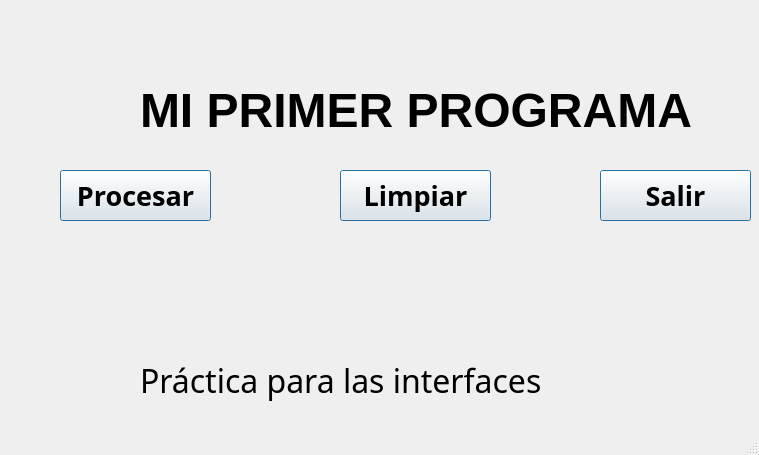
<?xml version="1.0" encoding="UTF-8"?>
<ui version="4.0">
 <class>MainWindow</class>
 <widget class="QMainWindow" name="MainWindow">
  <property name="geometry">
   <rect>
    <x>0</x>
    <y>0</y>
    <width>759</width>
    <height>455</height>
   </rect>
  </property>
  <property name="windowTitle">
   <string>MainWindow</string>
  </property>
  <widget class="QWidget" name="centralwidget">
   <widget class="QLabel" name="lblTitulo">
    <property name="geometry">
     <rect>
      <x>140</x>
      <y>-10</y>
      <width>771</width>
      <height>241</height>
     </rect>
    </property>
    <property name="font">
     <font>
      <pointsize>36</pointsize>
      <weight>75</weight>
      <bold>true</bold>
     </font>
    </property>
    <property name="text">
     <string>MI PRIMER PROGRAMA </string>
    </property>
   </widget>
   <widget class="QPushButton" name="btnProcesar">
    <property name="geometry">
     <rect>
      <x>60</x>
      <y>170</y>
      <width>151</width>
      <height>51</height>
     </rect>
    </property>
    <property name="font">
     <font>
      <family>Berlin Sans FB</family>
      <pointsize>20</pointsize>
      <weight>75</weight>
      <bold>true</bold>
     </font>
    </property>
    <property name="text">
     <string>Procesar</string>
    </property>
    <property name="default">
     <bool>true</bool>
    </property>
   </widget>
   <widget class="QPushButton" name="btnLimpiar">
    <property name="geometry">
     <rect>
      <x>340</x>
      <y>170</y>
      <width>151</width>
      <height>51</height>
     </rect>
    </property>
    <property name="font">
     <font>
      <family>Berlin Sans FB</family>
      <pointsize>20</pointsize>
      <weight>75</weight>
      <bold>true</bold>
     </font>
    </property>
    <property name="text">
     <string>Limpiar</string>
    </property>
    <property name="autoDefault">
     <bool>false</bool>
    </property>
    <property name="default">
     <bool>true</bool>
    </property>
   </widget>
   <widget class="QPushButton" name="btnSalir">
    <property name="geometry">
     <rect>
      <x>600</x>
      <y>170</y>
      <width>151</width>
      <height>51</height>
     </rect>
    </property>
    <property name="font">
     <font>
      <family>Berlin Sans FB</family>
      <pointsize>20</pointsize>
      <weight>75</weight>
      <bold>true</bold>
     </font>
    </property>
    <property name="tabletTracking">
     <bool>false</bool>
    </property>
    <property name="text">
     <string>Salir</string>
    </property>
    <property name="checkable">
     <bool>false</bool>
    </property>
    <property name="default">
     <bool>true</bool>
    </property>
    <property name="flat">
     <bool>false</bool>
    </property>
   </widget>
   <widget class="QLabel" name="lblPractica">
    <property name="geometry">
     <rect>
      <x>140</x>
      <y>340</y>
      <width>751</width>
      <height>81</height>
     </rect>
    </property>
    <property name="font">
     <font>
      <family>Perpetua Titling MT</family>
      <pointsize>24</pointsize>
     </font>
    </property>
    <property name="text">
     <string>Práctica para las interfaces </string>
    </property>
   </widget>
   <widget class="QLabel" name="label">
    <property name="geometry">
     <rect>
      <x>320</x>
      <y>210</y>
      <width>221</width>
      <height>141</height>
     </rect>
    </property>
    <property name="text">
     <string/>
    </property>
    <property name="pixmap">
     <pixmap>Png-de-among-us.png</pixmap>
    </property>
    <property name="scaledContents">
     <bool>true</bool>
    </property>
   </widget>
  </widget>
  <widget class="QMenuBar" name="menubar">
   <property name="geometry">
    <rect>
     <x>0</x>
     <y>0</y>
     <width>759</width>
     <height>21</height>
    </rect>
   </property>
  </widget>
  <widget class="QStatusBar" name="statusbar"/>
 </widget>
 <resources/>
 <connections/>
</ui>
